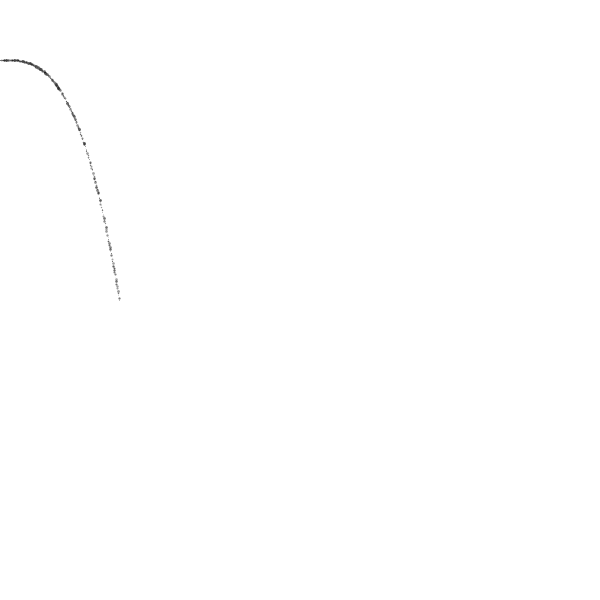
Frame 1 (no input)
Frame 60 (the mouse pressed at the canvas centre just before this capture): identical to frame 1, image omitted
Frame 120 (the mouse held since frame 60 and released just before this capture): identical to frame 1, image omitted

The Processing sketch that drew this single still picture (run headless with seeded random() and noise(); from frame 60 on, the mouse is pressed at the canvas centre):

// Processing sketch: curves01
// ── curves01.pde
void setup() {
  size(600, 600);
  background(255);
  //point(300, 300);

  int pointCount = 300;
  float gap = width/(pointCount-1);
  scale(.2, .2);
  for (int i=0; i<pointCount; i++) {
    stroke(random(0, 120), 165);
    strokeWeight(random(1, 15));
    point(gap*i, height/2 +(i*i*i)*.000045);
  }
}


void draw() {
}
